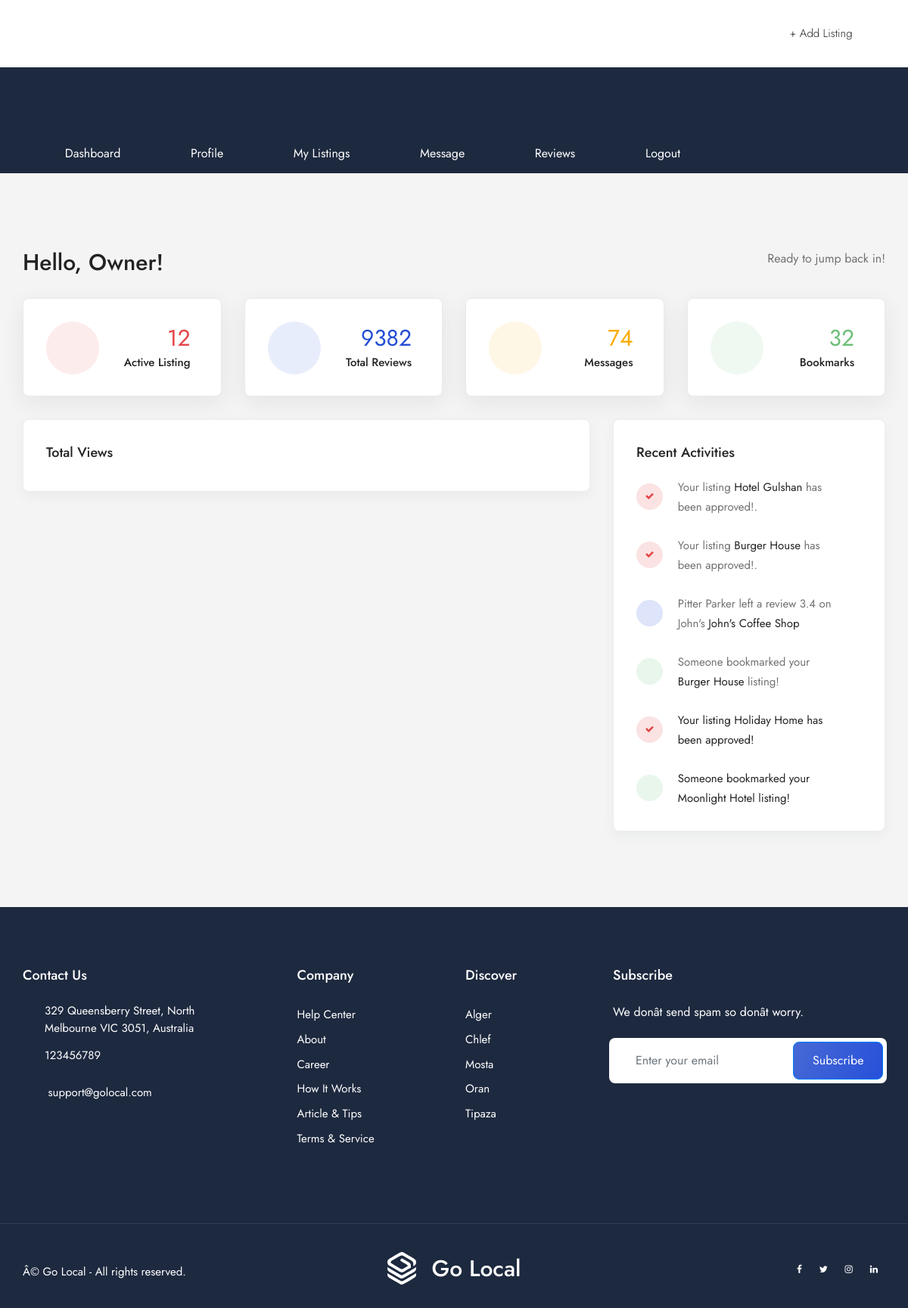
The page /users/my/dashboard/ (signed in) on the database its author committed.
### users/models.py (models this page shows, shortened)
class MyUser(AbstractBaseUser):
    name = models.CharField(max_length=100)
    email = models.EmailField(unique=True)
    phone_regex = RegexValidator(regex=r'^[0-9]*$', message="Phone number must contain only digits.")
    phone = models.CharField(max_length=20, validators=[phone_regex])
    is_admin = models.BooleanField(default=False)
    is_customer = models.BooleanField(default=False)
    is_owner = models.BooleanField(default=False)
    is_guid = models.BooleanField(default=False)
    valid_account = models.BooleanField(default=True)
    is_active = models.BooleanField(default=True)
    USERNAME_FIELD = 'email'
    REQUIRED_FIELDS = ['name']
    objects = MyUserManager()

### mina/models.py (models this page shows)
class ContactUs_info(models.Model):
    address = models.CharField(max_length=100)
    phone = models.CharField(max_length=20)
    email = models.EmailField()
    active = models.BooleanField(default=False)

### myapp/models.py (models this page shows, shortened)
class City(models.Model):
    name = models.CharField(max_length=255)
    city_img = models.CharField(max_length=50, null=True, blank=True)

### myapp/decorator.py (the view)
    def wrapper(request, *args, **kwargs):
        if request.user.is_authenticated and request.user.is_owner:
            return view_func(request, *args, **kwargs)
        else:
            return redirect('myapp:home')  # Replace 'home' with the name of your home page URL or view

### myapp/decorator.py (called while the page is built)
def owner_required(view_func):
    def wrapper(request, *args, **kwargs):
        if request.user.is_authenticated and request.user.is_owner:
            return view_func(request, *args, **kwargs)
        else:
            return redirect('myapp:home')  # Replace 'home' with the name of your home page URL or view
    return wrapper

### myapp/views.py (called while the page is built)
def banner():
    contact_info = ContactUs_info.objects.last()
    categories = ListingCategory.objects.all()[:6]
    cities = City.objects.all()[:6]
    listing_bycity = Listing.objects.values('city__name', 'city__city_img').annotate(list_city=Count('id'))
    return [listing_bycity, categories, contact_info]

### users/views.py (called while the page is built)
@owner_required
def owner_dash(request):
    bycity = banner()[0]
    all_cats = banner()[1]
    user = request.user
    listing = Listing.objects.filter(author=user)
    l_en = len(listing)
    context = {
        'listing_len':l_en,
        'owner_dash':True,
         'bycity':bycity,
        'all_cats':all_cats,'contact_info':banner()[2],
    }
    return render(request, 'users/owner/owner_dash.html', context)

### users/templates/users/owner/owner_dash.html (shortened to what this page needs)
{% extends 'myapp/base.html' %}
{% load static %}
{% block css %}
<link rel="stylesheet" href="{% static 'myapp/css/dashbord_navitaion.css' %}">
{% endblock css %}
{% block content %}
	<section class="extra-dashboard-menu dn-992">
		<div class="container">
			<div class="row">
				<div class="col-lg-12">
					<div class="ed_menu_list mt5">
						<ul>
							<li {% if owner_dash %}class="active"{% endif %}><a href="{% url 'users:owner_dash' %}"><span class="flaticon-web-page"></span> Dashboard</a></li>
							<li><a href="{% url 'users:owner_profile' %}"><span class="flaticon-avatar"></span> Profile</a></li>
							<li {% if my_listings %}class="active"{% endif %}><a href="{% url 'myapp:my_listings' %}"><span class="flaticon-list"></span> My Listings</a></li>
							<li><a href="{% url 'users:owner_msgs' %}"><span class="flaticon-chat"></span> Message</a></li>
							<li><a href="#"><span class="flaticon-note"></span> Reviews</a></li>
							<li><a href="{% url 'users:logout' %}"><span class="flaticon-logout"></span> Logout</a></li>
						</ul>
					</div>
				</div>
			</div>
		</div>
	</section>
	<section class="our-dashbord dashbord bgc-f4">
		<div class="container">
			<div class="row">
				<div class="col-lg-12 mb10">
					<div class="breadcrumb_content style2">
						<h2 class="breadcrumb_title float-left">Hello, {{request.user.name}}!</h2>
						<p class="float-right">Ready to jump back in!</p>
					</div>
				</div>
				<div class="col-sm-6 col-md-6 col-lg-6 col-xl-3">
					<div class="ff_one">
						<div class="icon"><span class="flaticon-list"></span></div>
						<div class="detais">
							<div class="timer">{{listing_len}}</div>
							<p>Active Listing</p>
						</div>
					</div>
				</div>
				<div class="col-sm-6 col-md-6 col-lg-6 col-xl-3">
					<div class="ff_one style2">
						<div class="icon"><span class="flaticon-note"></span></div>
						<div class="detais">
							<div class="timer">9382</div>
							<p>Total Reviews</p>
						</div>
					</div>
				</div>
				<div class="col-sm-6 col-md-6 col-lg-6 col-xl-3">
					<div class="ff_one style3">
						<div class="icon"><span class="flaticon-chat"></span></div>
						<div class="detais">
							<div class="timer">74</div>
							<p>Messages</p>
						</div>
					</div>
				</div>
				<div class="col-sm-6 col-md-6 col-lg-6 col-xl-3">
					<div class="ff_one style4">
						<div class="icon"><span class="flaticon-love"></span></div>
						<div class="detais">
							<div class="timer">32</div>
							<p>Bookmarks</p>
						</div>
					</div>
				</div>
				<div class="col-lg-7 col-xl-8">
					<div class="application_statics">
						<h4>Total Views</h4>
					</div>
				</div>
				<div class="col-lg-5 col-xl-4">
					<div class="recent_job_activity">
						<h4 class="title">Recent Activities</h4>
						<div class="grid style1">
							<ul>
								<li class="list-inline-item"><div class="icon"><span class="fa fa-check"></span></div></li>
								<li class="list-inline-item"><p>Your listing <span>Hotel Gulshan</span> has been approved!.</p></li>
							</ul>
						</div>
						<div class="grid style2">
							<ul>
								<li class="list-inline-item"><div class="icon"><span class="fa fa-check"></span></div></li>
								<li class="list-inline-item"><p>Your listing <span>Burger House</span> has been approved!.</p></li>
							</ul>
						</div>
						<div class="grid style3">
							<ul>
								<li class="list-inline-item"><div class="icon"><span class="flaticon-note"></span></div></li>
								<li class="list-inline-item"><p>Pitter Parker left a review 3.4 on John's <span>John's Coffee Shop</span></p></li>
							</ul>
						</div>
						<div class="grid style4">
							<ul>
								<li class="list-inline-item"><div class="icon"><span class="flaticon-love"></span></div></li>
								<li class="list-inline-item"><p>Someone bookmarked your <span>Burger House</span> listing!</p></li>
							</ul>
						</div>
						<div class="grid style5">
							<ul>
								<li class="list-inline-item"><div class="icon"><span class="fa fa-check"></span></div></li>
								<li class="list-inline-item"><p><span>Your listing Holiday Home has been approved!</span></p></li>
							</ul>
						</div>
						<div class="grid style6 mb0">
							<ul class="pb0 mb0 bb_none">
								<li class="list-inline-item"><div class="icon"><span class="flaticon-love"></span></div></li>
								<li class="list-inline-item"><p><span>Someone bookmarked your Moonlight Hotel listing!</span></p></li>
							</ul>
						</div>
					</div>
				</div>
			</div>
		</div>
	</section>
{% endblock %}

### myapp/templates/myapp/base.html (shortened to what this page needs)
{% load static %}
<!DOCTYPE html>
<html dir="ltr" lang="en">
<head>
<link rel="stylesheet" href="{% static 'myapp/css/bootstrap.min.css' %}">
<link rel="stylesheet" href="{% static 'myapp/css/style.css' %}">
{% block css %}
{% endblock css %}
<link rel="stylesheet" href="{% static 'myapp/css/responsive.css' %}">
</head>
<body>
	<div class="wrapper">
	<header class="header-nav menu_style_home_one navbar-scrolltofixed stricky main-menu">
		<div class="container-fluid p0">
		    <nav>
		        <a href="{% url 'myapp:home' %}" class="navbar_brand float-left dn-smd">
		            <img class="logo1 img-fluid" src="{% static 'myapp/images/header-logo.svg' %}" alt="header-logo.svg">
		            <span>Go Local</span>
		        </a>
				<div class="ht_left_widget float-left">
					<ul>
						<li class="list-inline-item">
							<div class="ht_search_widget">
								<div class="header_search_widget home1">
									<form class="form-inline mailchimp_form">
										<input type="text" class="custom_search_with_menu_trigger form-control" placeholder="What are you looking for?" data-toggle="modal" data-target="#staticBackdrop">
										<button type="submit" class="btn"><span class="flaticon-loupe"></span></button>
									</form>
								</div>
							</div>
						</li>
					</ul>
				</div>
		        <ul id="respMenu" class="ace-responsive-menu text-right" data-menu-style="horizontal">
		            <li>
		                <a href="{% url 'myapp:home' %}"><span class="title">Home</span></a>
		            </li>
		            <li>
		                <a href="{% url 'myapp:listing_list' %}"><span class="title">Listing</span></a>
		            </li>
					<li>
		                <a href="{% url 'myapp:guides_list' %}"><span class="title">Find Guide</span></a>
		            </li>{% if request.user.is_owner %}
		            <li>
		                <a href="{% url 'users:owner_dash' %}"><span class="title">Dashboard</span></a>
		            </li>
					{% elif request.user.is_guid %}
					<li>
		                <a href="{% url 'users:guide_dash' %}"><span class="title">Dashboard</span></a>
		            </li>
					{% elif request.user.is_customer %}
					<li>
		                <a href="{% url 'users:customer_dash' %}"><span class="title">Dashboard</span></a>
		            </li>
					{% endif %}
	                <li class="list-inline-item list_s">{% if not request.user.is_authenticated %}<a href="{% url 'users:login' %}"> <span class="dn-1200">Login</span></a>{% else %}<a href="{% url 'users:logout' %}" class="btn flaticon-avatar"> <span class="dn-1200">logout</span></a>{% endif %}</li>
	                {% if request.user.is_owner %}<li class="list-inline-item add_listing"><a href="{% url 'myapp:create_listing' %}"><span class="icon">+</span><span class="dn-lg"> Add Listing</span></a></li>{% endif %}
		        </ul>
		    </nav>
		</div>
	</header>
{% block content %}
{% endblock content %}
	<section class="footer_one home1">
		<div class="container pb70">
			<div class="row">
				<div class="col-sm-6 col-md-6 col-lg-3 col-xl-3">
					<div class="footer_contact_widget">
						<h4>Contact Us</h4>
						<ul class="list-unstyled">
							<li class="text-white df"><span class="flaticon-pin mr15"></span><a href="#">{{contact_info.address}}</a></li>
							<li class="text-white"><span class="flaticon-phone mr15"></span><a href="#">{{contact_info.phone}}</a></li>
							<li class="text-white"><span class="flaticon-email mr15"></span><a href="#"> {{contact_info.email}} </a></li>
						</ul>
					</div>
				</div>
				<div class="col-sm-6 col-md-6 col-lg-2 col-xl-3">
					<div class="footer_qlink_widget">
						<h4>Company</h4>
						<ul class="list-unstyled">
							<li><a href="#">Help Center</a></li>
							<li><a href="{% url 'myapp:about_us' %}">About</a></li>
							<li><a href="#">Career</a></li>
							<li><a href="#">How It Works</a></li>
							<li><a href="#">Article & Tips</a></li>
							<li><a href="#">Terms & Service</a></li>
						</ul>
					</div>
				</div>
				<div class="col-sm-5 col-md-6 col-lg-2 col-xl-2">
					<div class="footer_qlink_widget pl0">
						<h4>Discover</h4>
						<ul class="list-unstyled">
							{% for city in bycity %}
							<li><a href="#">{{city.city__name}}</a></li>
							{% endfor %}
						</ul>
					</div>
				</div>
				<div class="col-sm-7 col-md-6 col-lg-4 col-xl-4">
					<div class="footer_social_widget">
						<h4>Subscribe</h4>
				    	<p class="text-white mb20">We donât send spam so donât worry.</p>
						<form class="footer_mailchimp_form">
						 	<div class="form-row align-items-center">
							    <div class="col-auto">
							    	<input type="email" class="form-control" id="inlineFormInput" placeholder="Enter your email">
							    	<button type="submit" class="btn btn-primary">Subscribe</button>
							    </div>
						  	</div>
						</form>
					</div>
				</div>
			</div>
		</div>
		<hr>
		<div class="container pt20 pb30">
			<div class="row">
				<div class="col-md-4 col-lg-4">
					<div class="copyright-widget mt10 mb15-767">
						<p>Â© Go Local - All rights reserved.</p>
					</div>
				</div>
				<div class="col-md-4 col-lg-4">
					<div class="footer_logo_widget text-center mb15-767">
						<div class="wrapper">
							<div class="logo text-center">
								<img src="{% static 'myapp/images/footer-logo.svg' %}" alt="footer-logo.svg">
					            <span class="logo_title text-white pl15">Go Local</span>
							</div>
						</div>
					</div>
				</div>
				<div class="col-md-4 col-lg-4">
					<div class="footer_social_widget text-right tac-smd mt10">
						<ul class="mb0">
							<li class="list-inline-item"><a href="#"><i class="fa fa-facebook"></i></a></li>
							<li class="list-inline-item"><a href="#"><i class="fa fa-twitter"></i></a></li>
							<li class="list-inline-item"><a href="#"><i class="fa fa-instagram"></i></a></li>
							<li class="list-inline-item"><a href="#"><i class="fa fa-linkedin"></i></a></li>
						</ul>
					</div>
				</div>
			</div>
		</div>
	</section>
	</div>
</body>
</html>

### myapp/static/myapp/css/responsive.css (style rules this page uses)
@media only screen and (max-width:1280px) { header.header-nav.menu_style_home_one a.navbar_brand { margin-top: 21px; } }
@media only screen and (max-width:1280px) { header.header-nav.menu_style_home_one .ace-responsive-menu > li > a { padding: 37px 20px 27px 2px; } }
@media only screen and (max-width:1280px) { .ht_left_widget ul li.list-inline-item:first-child, .ht_left_widget ul li.list-inline-item:nth-child(2) { margin-right: 10px; } }
@media only screen and (max-width:1280px) { .header_search_widget .mailchimp_form .form-control { padding-left: 15px;width: 400px; } }
@media only screen and (max-width:1280px) { header.header-nav.menu_style_home_one ul.ace-responsive-menu li.add_listing a { top: -25px; } }
@media only screen and (max-width:1200px) { header.header-nav.menu_style_home_one .ace-responsive-menu > li > a { padding: 37px 10px 27px 5px; } }
@media only screen and (max-width:1200px) { header.header-nav.menu_style_home_one ul.ace-responsive-menu li.add_listing { width: 165px; } }

### myapp/static/myapp/css/menu.css (style rules this page uses)
@media (min-width: 993px) { .main-menu { display: block; } }
.mm-page { -webkit-box-sizing:border-box;box-sizing:border-box;position:relative }
.mm-slideout { -webkit-transition:-webkit-transform .4s ease;transition:-webkit-transform .4s ease;-o-transition:transform .4s ease;transition:transform .4s ease;transition:transform .4s ease,-webkit-transform .4s ease;z-index:1 }

### myapp/static/myapp/css/ace-responsive-menu.css (style rules this page uses)
a { color: #0d638f; text-shadow: none; }
ul { margin: 0px; padding: 0px; }
.ace-responsive-menu { list-style: none; margin: 0; padding: 0; background-color: transparent; width:100%; }
.ace-responsive-menu li { list-style: none; }
.ace-responsive-menu > li { border: 0px; display: inline-block; margin: 0; padding: 0; text-align: left; }
.ace-responsive-menu li a { color:#c0c0c0; }
.ace-responsive-menu > li > a { display: block; position: relative; margin: 0; border: 0px; padding: 18px 20px 18px 5px; text-decoration: none; font-size: 15px; font-weight: 300; color: #979797; }

### rows shown on the page
MyUser: user.name "Owner"
ContactUs_info: address "329 Queensberry Street, North Melbourne VIC 3051, Australia", phone "123456789", email "support@golocal.com"
City: city__name "Alger"
City: city__name "Chlef"
City: city__name "Mosta"
City: city__name "Oran"
City: city__name "Tipaza"

### other values the page prints
{{ listing_len }} "12"
